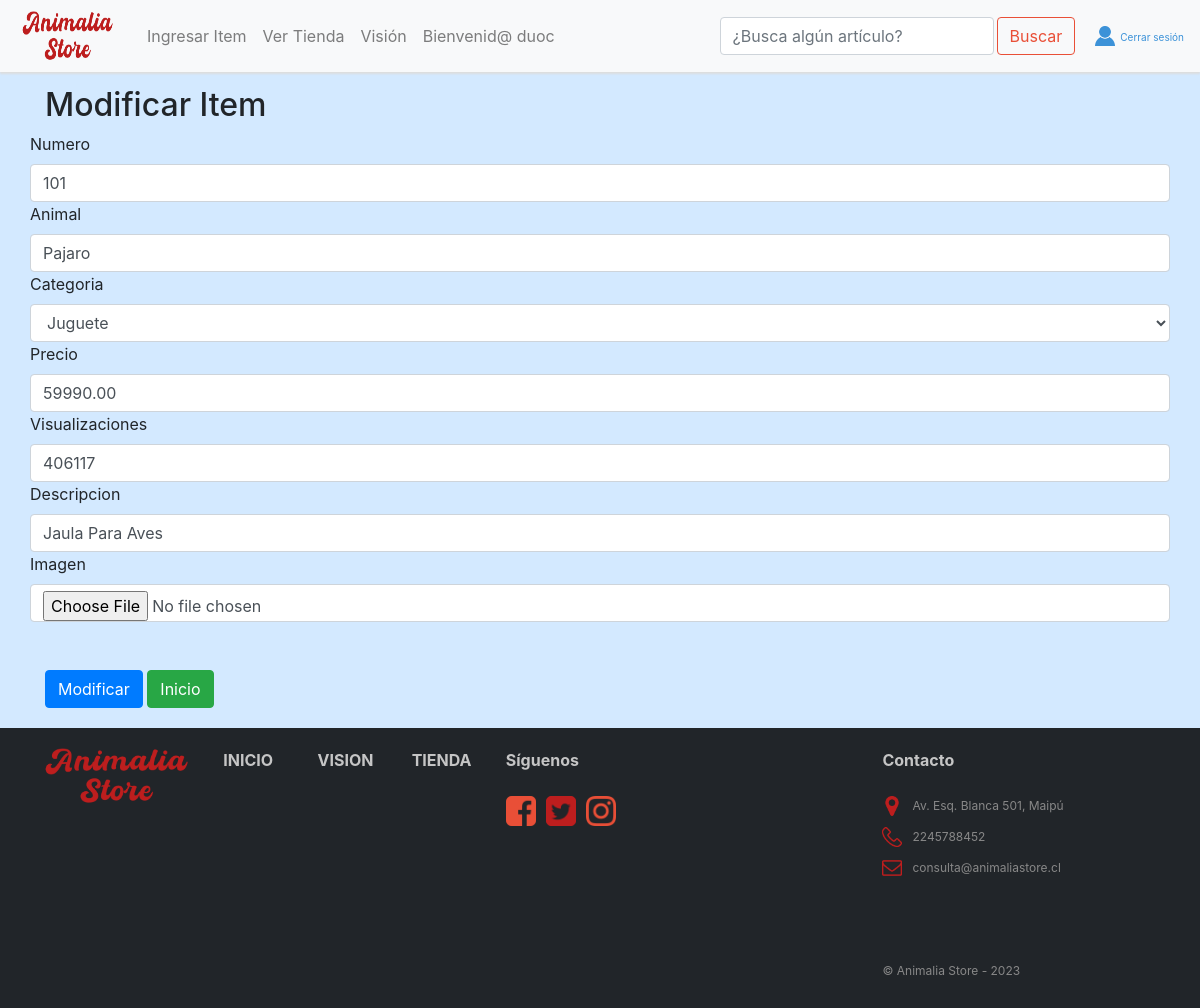
The page /modificar/101 (signed in) on the database its author committed.
### vehiculos/models.py (models this page shows, shortened)
class Animal(models.Model):
    numero = models.CharField(primary_key=True, max_length=10, verbose_name="Id")
    animal = models.CharField(max_length=100, blank=False, verbose_name="Animal")
    categoria = models.ForeignKey(Categoria, on_delete=models.CASCADE, verbose_name="Categoria")
    precio = models.DecimalField(max_digits=10, decimal_places=2, blank=False, verbose_name="Precio")
    visualizaciones = models.PositiveIntegerField(default='', blank=False, verbose_name="Visualizaciones")
    descripcion = models.TextField(max_length=50, null=True)
    imagen = models.ImageField(upload_to="imagenes", null=True, blank=True, verbose_name="Imagen")

### vehiculos/views.py (the view)
# urls.py: path('modificar/<id>', modificar, name="modificar"),
@login_required
def modificar(request,id):
    animal = Animal.objects.get(numero=id)         #obtenemos un objeto por su pk
    datos ={
        'form':AnimalForm(instance=animal)
    }
    if request.method=='POST':
        formulario = AnimalForm(data=request.POST, instance=animal, files=request.FILES)
        if formulario.is_valid:
            formulario.save()
            return redirect ('dos')
    return render(request, 'modificar.html', datos)

### vehiculos/context_processor.py (called while the page is built, shortened)
def total_carrito(request):
    total = 0
    return {'total_carrito':int(total)}

### vehiculos/models.py (called while the page is built)
    def __str__(self):
        return self.nombreCategoria

### vehiculos/templates/modificar.html (shortened to what this page needs)
{% extends "base.html" %}
{% block content %}
<!DOCTYPE html>
<html lang="en">
<head>
    {% load static %}
    <link href="{% static 'css/bootstrap.min.css' %}" rel="stylesheet">
    <link href="{% static 'css/estilos.css' %}" rel="stylesheet">
</head>
<body>
    <div class="container">
        <h2>Modificar Item</h2>
        <form method="POST" id="formulario" enctype="multipart/form-data">
            <div class="row">
                <label for="{{ form.field.name }}">
                    {{form.numero.label}}
                </label>
                {{ form.numero }}
            </div>
            <div class="row">
                <label for="{{ form.field.name }}">
                    {{form.animal.label}}
                </label>
                {{ form.animal }}
            </div>
            <div class="row">
                <label for="{{ animalform.field.name }}">
                    {{form.categoria.label}}
                </label>
                {{ form.categoria }}
            </div>
            <div class="row">
                <label for="{{ animalform.field.name }}">
                    {{form.precio.label}}
                </label>
                {{ form.precio }}
            </div>
            <div class="row">
                <label for="{{ animalform.field.name }}">
                    {{form.visualizaciones.label}}
                </label>
                {{form.visualizaciones}}
            </div>
            <div class="row">
                <label for="{{ animalform.field.name }}">
                    {{form.descripcion.label}}
                </label>
                {{form.descripcion}}
            </div>
            <div class="row">
                <label for="{{ form.field.name }}">
                    {{form.imagen.label}}
                </label>
                {{ form.imagen }}
            </div>
            <br><br>
            <div class="form-group">
                <input type="submit" class="btn btn-primary" value="Modificar">
                <a href="{% url 'index' %}" class="btn btn-success">Inicio</a>
            </div>
        </form>
    </div>
</body>
</html>
{% endblock %}

### vehiculos/templates/base.html (shortened to what this page needs)
<!DOCTYPE html>
<html lang="en">
<head>
    {% load static %}
    <link rel="stylesheet" href="https://cdnjs.cloudflare.com/ajax/libs/font-awesome/4.7.0/css/font-awesome.min.css">
    <link  href="{% static 'css/bootstrap.min.css' %}" rel="stylesheet">
    <link href="{% static 'css/estilos.css' %}" rel="stylesheet">
</head>
<body>
    <nav class="navbar navbar-expand-md navbar-light bg-light mb-4" id="barraNav">
        <a href="{% url 'index' %}" id="logoBookStop">
            <img src="{% static 'img/Logo.png' %}" alt="Logo AnimaliaStore" width="100px" height="50px">
        </a>
        <div class="collapse navbar-collapse" id="navbarCollapse">
            {% if user.is_staff %}
            <ul class="navbar-nav mr-auto">
                <li class="nav-item">
                    <a class="nav-link" href="{% url 'dos' %}">Ingresar Item</a>
                </li>
                <li class="nav-item">
                    <a class="nav-link" href="{% url 'mostrar' %}">Ver Tienda</a>
                </li>
                <li class="nav-item">
                    <a class="nav-link" href="{%url 'vision' %}">Visión</a>
                </li>
                <li class="nav-item">
                    <a class="nav-link" href="#">Bienvenid@ {{ user.username }} </a>
                </li>
            </ul>
            {% endif %}
            <form class="form-inline mt-2 mt-md-0">
                <input class="form-control mr-sm-2" type="text" placeholder="¿Busca algún artículo?" aria-label="Search">
                <button class="btn btn-outline-success my-2 my-sm-0" type="submit" id="btnBuscar">Buscar</button>
            </form>
            <div>
                {% if user.is_authenticated %}
                <a href="{% url 'logout' %}" id="userBookStop">
                    <img src="{% static 'img/user-vector-icon.png' %}" alt="userBookStop" width="20px">Cerrar sesión
                </a>
                {% else %}
                <a href="{% url 'login' %}" id="userBookStop">
                    <img src="{% static 'img/user-vector-icon.png' %}" alt="userBookStop" width="20px">Iniciar sesión
                </a>
                {% endif %}
            </div>
        </div>
    </nav>
    {% block content %}
    {% endblock %}
    <footer >
        <div class="row col-12">
            <div class="col-lg-2">
                <a href="{%url 'index'%}" id="linkFooter">
                <img src="{% static 'img/Logo.png' %}" alt="AnimaliaStore" class="img-fluid" width="200px" ></a>
            </div>
            <div class="col-lg-1">
                <a href="{%url 'index'%}" id="linkFooter"><strong>INICIO</strong></a>
            </div>
            <div class="col-lg-1">
                <a href="{%url 'vision'%}" id="linkFooter"><strong>VISION</strong></a>
            </div>
            <div class="col-lg-1">
                <a href="{%url 'mostrar'%}" id="linkFooter"><strong>TIENDA</strong></a>
            </div>
            <div class="col-lg-4">
                <strong>Síguenos</strong>
                <br><br>
                <div class="row">
                    <a href="https://www.facebook.com">
                    <img src="{% static 'img/2000px-Facebook_font_awesome.svg.png' %}" alt="" width="30px" height="30px"
                        style=" margin-left: 15px;"></a>
                        <a href="https://www.twitter.com">
                    <img src="{% static 'img/twitter.png' %}" alt="" width="30px" height="30px" style=" margin-left: 10px;"></a>
                    <a href="https://www.instagram.com">
                    <img src="{% static 'img/Instagram.png' %}" alt="" width="30px" height="30px" style=" margin-left: 10px;"></a>
                </div>
            </div>
            <div class="col-lg-3">
                <strong>Contacto</strong>
                <br><br>
                <div class="row">
                    <img src="{% static 'img/location.png' %}" alt="" width="20px" height="20px"
                        style="margin-right: 10px; margin-left: 15px;">
                    <p>Av. Esq. Blanca 501, Maipú</p>
                </div>
                <div class="row">
                    <img src="{% static 'img/fono.png' %}" alt="" width="20px" height="20px"
                        style="margin-right: 10px; margin-left: 15px;">
                    <p>2245788452</p>
                </div>
                <div class="row">
                    <img src="{% static 'img/email.png' %}" alt="" width="20px" height="20px"
                        style="margin-right: 10px; margin-left: 15px;">
                    <p>consulta@animaliastore.cl</p>
                </div>
                <br><br><br>
                <p>&copy; Animalia Store - 2023</p>
            </div>
        </div>
    </footer>
</body>
</html>

### vehiculos/static/css/estilos.css (style rules this page uses)
body { background-color: #d3e9ff; padding-top: 86px; }
#logoBookStop { color: #3C92D8; font-size: 20px; text-decoration: none; margin-right: 16px; padding-top: 3px; }
#logoBookStop img { margin-right: 7px; margin-bottom: 3px; }
.navbar { -webkit-box-shadow: 0px 2px 2px #dddddd; -moz-box-shadow: 0px 2px 2px #dddddd; box-shadow: 0px 2px 2px #dddddd; position: fixed; z-index: 1; display: flex; transition: 0.3s; width: 100%; top: 0; }
#userBookStop { color: #3C92D8; font-size: 10px; text-decoration: none; }
#userBookStop img { margin-right: 5px; margin-bottom: 3px; }
#btnBuscar { border-color: #e94f37; color: #e94f37; margin-right: 20px; margin-left: -5px; }
footer { padding: 20px; color: #c5c5c5; background-color: #212529; height: 280px; margin-top: 20px; }
footer div p { font-size: 12px; color: #888888; padding-top: 5px; line-height: 10px; }
#linkFooter { color: #c5c5c5; text-decoration: none; }

### rows shown on the page
Animal: numero "101", animal "Pajaro", categoria "Juguete", precio "59990.00", visualizaciones "406117", descripcion "Jaula Para Aves"

### other values the page prints
{{ user.username }} "duoc"
